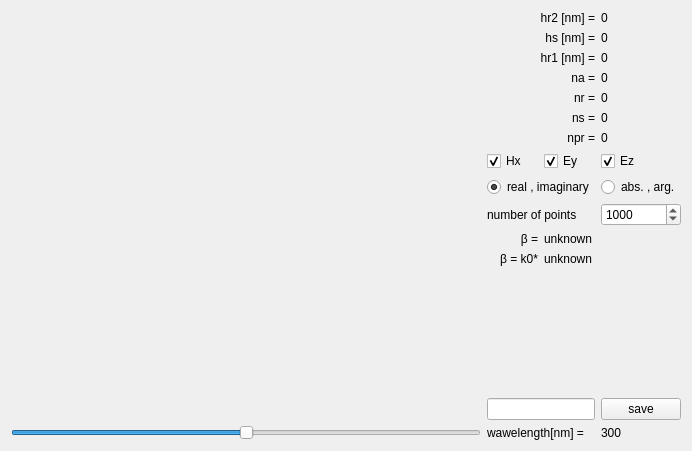
<?xml version="1.0" encoding="UTF-8"?>
<ui version="4.0">
 <class>MainWindow</class>
 <widget class="QMainWindow" name="MainWindow">
  <property name="geometry">
   <rect>
    <x>0</x>
    <y>0</y>
    <width>692</width>
    <height>451</height>
   </rect>
  </property>
  <property name="windowTitle">
   <string>MainWindow</string>
  </property>
  <widget class="QWidget" name="centralWidget">
   <layout class="QGridLayout" name="gridLayout_2">
    <item row="0" column="0">
     <widget class="QWidget" name="chartWidget" native="true">
      <property name="sizePolicy">
       <sizepolicy hsizetype="Expanding" vsizetype="Expanding">
        <horstretch>0</horstretch>
        <verstretch>0</verstretch>
       </sizepolicy>
      </property>
     </widget>
    </item>
    <item row="1" column="0">
     <widget class="QSlider" name="lSlider">
      <property name="toolTip">
       <string>Длина волны света в вакууме.</string>
      </property>
      <property name="minimum">
       <number>2600</number>
      </property>
      <property name="maximum">
       <number>3400</number>
      </property>
      <property name="singleStep">
       <number>1</number>
      </property>
      <property name="value">
       <number>3000</number>
      </property>
      <property name="orientation">
       <enum>Qt::Horizontal</enum>
      </property>
     </widget>
    </item>
    <item row="0" column="1" rowspan="2">
     <layout class="QGridLayout" name="gridLayout">
      <item row="7" column="0">
       <widget class="QCheckBox" name="hxBox">
        <property name="sizePolicy">
         <sizepolicy hsizetype="Minimum" vsizetype="Minimum">
          <horstretch>0</horstretch>
          <verstretch>0</verstretch>
         </sizepolicy>
        </property>
        <property name="toolTip">
         <string>Отображать Hx компоненту на графике. Величина этой компоненты на порядки меньше величин, характеризующих электрическое поле, поэтому её лучше смотреть отдельно от Ey и Ez.</string>
        </property>
        <property name="text">
         <string>Hx</string>
        </property>
        <property name="checked">
         <bool>true</bool>
        </property>
        <attribute name="buttonGroup">
         <string notr="true">buttonGroup</string>
        </attribute>
       </widget>
      </item>
      <item row="7" column="1">
       <widget class="QCheckBox" name="eyBox">
        <property name="sizePolicy">
         <sizepolicy hsizetype="Minimum" vsizetype="Minimum">
          <horstretch>0</horstretch>
          <verstretch>0</verstretch>
         </sizepolicy>
        </property>
        <property name="toolTip">
         <string>Отображать Ey компоненту на графике, она не обязана быть непрерывной.</string>
        </property>
        <property name="text">
         <string>Ey</string>
        </property>
        <property name="checked">
         <bool>true</bool>
        </property>
        <attribute name="buttonGroup">
         <string notr="true">buttonGroup</string>
        </attribute>
       </widget>
      </item>
      <item row="12" column="1">
       <spacer name="verticalSpacer">
        <property name="orientation">
         <enum>Qt::Vertical</enum>
        </property>
        <property name="sizeHint" stdset="0">
         <size>
          <width>20</width>
          <height>40</height>
         </size>
        </property>
       </spacer>
      </item>
      <item row="10" column="0">
       <widget class="QLabel" name="label_9">
        <property name="sizePolicy">
         <sizepolicy hsizetype="Minimum" vsizetype="Minimum">
          <horstretch>0</horstretch>
          <verstretch>0</verstretch>
         </sizepolicy>
        </property>
        <property name="toolTip">
         <string>Величина, соответствующая данной длине волны.</string>
        </property>
        <property name="text">
         <string>β =</string>
        </property>
        <property name="alignment">
         <set>Qt::AlignRight|Qt::AlignTrailing|Qt::AlignVCenter</set>
        </property>
       </widget>
      </item>
      <item row="11" column="0">
       <widget class="QLabel" name="label_11">
        <property name="toolTip">
         <string>Величина, соответствующая данной длине волны и отнесённая к величине к0.</string>
        </property>
        <property name="text">
         <string>β = k0*</string>
        </property>
        <property name="alignment">
         <set>Qt::AlignRight|Qt::AlignTrailing|Qt::AlignVCenter</set>
        </property>
       </widget>
      </item>
      <item row="13" column="2">
       <widget class="QPushButton" name="saveButton">
        <property name="enabled">
         <bool>true</bool>
        </property>
        <property name="sizePolicy">
         <sizepolicy hsizetype="Minimum" vsizetype="Minimum">
          <horstretch>0</horstretch>
          <verstretch>0</verstretch>
         </sizepolicy>
        </property>
        <property name="toolTip">
         <string>Сохранить все отображаемые компоненты в текстовый файл.</string>
        </property>
        <property name="text">
         <string>save</string>
        </property>
        <property name="checkable">
         <bool>false</bool>
        </property>
       </widget>
      </item>
      <item row="13" column="0" colspan="2">
       <widget class="QLineEdit" name="lineEdit">
        <property name="sizePolicy">
         <sizepolicy hsizetype="Minimum" vsizetype="Minimum">
          <horstretch>0</horstretch>
          <verstretch>0</verstretch>
         </sizepolicy>
        </property>
        <property name="toolTip">
         <string>Путь и имя сохраняемого файла.</string>
        </property>
        <property name="text">
         <string/>
        </property>
       </widget>
      </item>
      <item row="14" column="2">
       <widget class="QLabel" name="lLabel">
        <property name="sizePolicy">
         <sizepolicy hsizetype="Minimum" vsizetype="Minimum">
          <horstretch>0</horstretch>
          <verstretch>0</verstretch>
         </sizepolicy>
        </property>
        <property name="toolTip">
         <string>Длина волны света в вакууме.</string>
        </property>
        <property name="text">
         <string>300</string>
        </property>
       </widget>
      </item>
      <item row="14" column="0" colspan="2">
       <widget class="QLabel" name="label">
        <property name="sizePolicy">
         <sizepolicy hsizetype="Minimum" vsizetype="Minimum">
          <horstretch>0</horstretch>
          <verstretch>0</verstretch>
         </sizepolicy>
        </property>
        <property name="toolTip">
         <string>Длина волны света в вакууме.</string>
        </property>
        <property name="text">
         <string>wawelength[nm] = </string>
        </property>
       </widget>
      </item>
      <item row="6" column="2">
       <widget class="QLabel" name="nprLabel">
        <property name="sizePolicy">
         <sizepolicy hsizetype="Minimum" vsizetype="Minimum">
          <horstretch>0</horstretch>
          <verstretch>0</verstretch>
         </sizepolicy>
        </property>
        <property name="toolTip">
         <string>Коэффициент преломления слоя под rail1.</string>
        </property>
        <property name="text">
         <string>0</string>
        </property>
       </widget>
      </item>
      <item row="5" column="2">
       <widget class="QLabel" name="nsLabel">
        <property name="sizePolicy">
         <sizepolicy hsizetype="Minimum" vsizetype="Minimum">
          <horstretch>0</horstretch>
          <verstretch>0</verstretch>
         </sizepolicy>
        </property>
        <property name="toolTip">
         <string>Коэффициент преломления слоя slot.</string>
        </property>
        <property name="text">
         <string>0</string>
        </property>
       </widget>
      </item>
      <item row="4" column="2">
       <widget class="QLabel" name="nrLabel">
        <property name="sizePolicy">
         <sizepolicy hsizetype="Minimum" vsizetype="Minimum">
          <horstretch>0</horstretch>
          <verstretch>0</verstretch>
         </sizepolicy>
        </property>
        <property name="toolTip">
         <string>Коэффициент преломления слоёв rail1, 2.</string>
        </property>
        <property name="text">
         <string>0</string>
        </property>
       </widget>
      </item>
      <item row="3" column="2">
       <widget class="QLabel" name="naLabel">
        <property name="sizePolicy">
         <sizepolicy hsizetype="Minimum" vsizetype="Minimum">
          <horstretch>0</horstretch>
          <verstretch>0</verstretch>
         </sizepolicy>
        </property>
        <property name="toolTip">
         <string>Коэффициент преломления слоя над rail2.</string>
        </property>
        <property name="text">
         <string>0</string>
        </property>
       </widget>
      </item>
      <item row="2" column="2">
       <widget class="QLabel" name="hr1Label">
        <property name="sizePolicy">
         <sizepolicy hsizetype="Minimum" vsizetype="Minimum">
          <horstretch>0</horstretch>
          <verstretch>0</verstretch>
         </sizepolicy>
        </property>
        <property name="toolTip">
         <string>Толщина rail1 слоя.</string>
        </property>
        <property name="text">
         <string>0</string>
        </property>
       </widget>
      </item>
      <item row="1" column="2">
       <widget class="QLabel" name="hsLabel">
        <property name="sizePolicy">
         <sizepolicy hsizetype="Minimum" vsizetype="Minimum">
          <horstretch>0</horstretch>
          <verstretch>0</verstretch>
         </sizepolicy>
        </property>
        <property name="toolTip">
         <string>&lt;html&gt;&lt;head/&gt;&lt;body&gt;&lt;p&gt;Толщина slot слоя.&lt;/p&gt;&lt;/body&gt;&lt;/html&gt;</string>
        </property>
        <property name="text">
         <string>0</string>
        </property>
       </widget>
      </item>
      <item row="0" column="2">
       <widget class="QLabel" name="hr2Label">
        <property name="sizePolicy">
         <sizepolicy hsizetype="Minimum" vsizetype="Minimum">
          <horstretch>0</horstretch>
          <verstretch>0</verstretch>
         </sizepolicy>
        </property>
        <property name="toolTip">
         <string>Толщина rail2 слоя.</string>
        </property>
        <property name="text">
         <string>0</string>
        </property>
       </widget>
      </item>
      <item row="0" column="0" colspan="2">
       <widget class="QLabel" name="label_2">
        <property name="sizePolicy">
         <sizepolicy hsizetype="Minimum" vsizetype="Minimum">
          <horstretch>0</horstretch>
          <verstretch>0</verstretch>
         </sizepolicy>
        </property>
        <property name="toolTip">
         <string>Толщина rail2 слоя.</string>
        </property>
        <property name="text">
         <string>hr2 [nm] =</string>
        </property>
        <property name="alignment">
         <set>Qt::AlignRight|Qt::AlignTrailing|Qt::AlignVCenter</set>
        </property>
       </widget>
      </item>
      <item row="1" column="0" colspan="2">
       <widget class="QLabel" name="label_3">
        <property name="sizePolicy">
         <sizepolicy hsizetype="Minimum" vsizetype="Minimum">
          <horstretch>0</horstretch>
          <verstretch>0</verstretch>
         </sizepolicy>
        </property>
        <property name="toolTip">
         <string>&lt;html&gt;&lt;head/&gt;&lt;body&gt;&lt;p&gt;Толщина slot слоя.&lt;/p&gt;&lt;/body&gt;&lt;/html&gt;</string>
        </property>
        <property name="text">
         <string>hs [nm] =</string>
        </property>
        <property name="alignment">
         <set>Qt::AlignRight|Qt::AlignTrailing|Qt::AlignVCenter</set>
        </property>
       </widget>
      </item>
      <item row="2" column="0" colspan="2">
       <widget class="QLabel" name="label_4">
        <property name="sizePolicy">
         <sizepolicy hsizetype="Minimum" vsizetype="Minimum">
          <horstretch>0</horstretch>
          <verstretch>0</verstretch>
         </sizepolicy>
        </property>
        <property name="toolTip">
         <string>Толщина rail1 слоя.</string>
        </property>
        <property name="text">
         <string>hr1 [nm] =</string>
        </property>
        <property name="alignment">
         <set>Qt::AlignRight|Qt::AlignTrailing|Qt::AlignVCenter</set>
        </property>
       </widget>
      </item>
      <item row="3" column="0" colspan="2">
       <widget class="QLabel" name="label_6">
        <property name="sizePolicy">
         <sizepolicy hsizetype="Minimum" vsizetype="Minimum">
          <horstretch>0</horstretch>
          <verstretch>0</verstretch>
         </sizepolicy>
        </property>
        <property name="toolTip">
         <string>Коэффициент преломления слоя над rail2.</string>
        </property>
        <property name="text">
         <string>na =</string>
        </property>
        <property name="alignment">
         <set>Qt::AlignRight|Qt::AlignTrailing|Qt::AlignVCenter</set>
        </property>
       </widget>
      </item>
      <item row="4" column="0" colspan="2">
       <widget class="QLabel" name="label_7">
        <property name="sizePolicy">
         <sizepolicy hsizetype="Minimum" vsizetype="Minimum">
          <horstretch>0</horstretch>
          <verstretch>0</verstretch>
         </sizepolicy>
        </property>
        <property name="toolTip">
         <string>Коэффициент преломления слоёв rail1, 2.</string>
        </property>
        <property name="text">
         <string>nr =</string>
        </property>
        <property name="alignment">
         <set>Qt::AlignRight|Qt::AlignTrailing|Qt::AlignVCenter</set>
        </property>
       </widget>
      </item>
      <item row="5" column="0" colspan="2">
       <widget class="QLabel" name="label_5">
        <property name="sizePolicy">
         <sizepolicy hsizetype="Minimum" vsizetype="Minimum">
          <horstretch>0</horstretch>
          <verstretch>0</verstretch>
         </sizepolicy>
        </property>
        <property name="toolTip">
         <string>Коэффициент преломления слоя slot.</string>
        </property>
        <property name="text">
         <string>ns =</string>
        </property>
        <property name="alignment">
         <set>Qt::AlignRight|Qt::AlignTrailing|Qt::AlignVCenter</set>
        </property>
       </widget>
      </item>
      <item row="6" column="0" colspan="2">
       <widget class="QLabel" name="label_8">
        <property name="sizePolicy">
         <sizepolicy hsizetype="Minimum" vsizetype="Minimum">
          <horstretch>0</horstretch>
          <verstretch>0</verstretch>
         </sizepolicy>
        </property>
        <property name="toolTip">
         <string>Коэффициент преломления слоя под rail1.</string>
        </property>
        <property name="text">
         <string>npr =</string>
        </property>
        <property name="alignment">
         <set>Qt::AlignRight|Qt::AlignTrailing|Qt::AlignVCenter</set>
        </property>
       </widget>
      </item>
      <item row="7" column="2">
       <widget class="QCheckBox" name="ezBox">
        <property name="sizePolicy">
         <sizepolicy hsizetype="Minimum" vsizetype="Minimum">
          <horstretch>0</horstretch>
          <verstretch>0</verstretch>
         </sizepolicy>
        </property>
        <property name="toolTip">
         <string>Отображать Ez компоненту на графике.</string>
        </property>
        <property name="text">
         <string>Ez</string>
        </property>
        <property name="checkable">
         <bool>true</bool>
        </property>
        <property name="checked">
         <bool>true</bool>
        </property>
        <attribute name="buttonGroup">
         <string notr="true">buttonGroup</string>
        </attribute>
       </widget>
      </item>
      <item row="8" column="2">
       <widget class="QRadioButton" name="aaButton">
        <property name="toolTip">
         <string>Отображать комплексные компоненты в виде модуля величины и её аргумента.</string>
        </property>
        <property name="text">
         <string>abs. , arg.</string>
        </property>
        <attribute name="buttonGroup">
         <string notr="true">switchGroup</string>
        </attribute>
       </widget>
      </item>
      <item row="9" column="2">
       <widget class="QSpinBox" name="pointSpinBox">
        <property name="sizePolicy">
         <sizepolicy hsizetype="Minimum" vsizetype="Minimum">
          <horstretch>0</horstretch>
          <verstretch>0</verstretch>
         </sizepolicy>
        </property>
        <property name="toolTip">
         <string>Число точек, на которое разбивается график по оси у. Увеличение числа точек заметно снижает скорость пересчёта графика.</string>
        </property>
        <property name="minimum">
         <number>10</number>
        </property>
        <property name="maximum">
         <number>100000</number>
        </property>
        <property name="singleStep">
         <number>100</number>
        </property>
        <property name="value">
         <number>1000</number>
        </property>
       </widget>
      </item>
      <item row="10" column="1" colspan="2">
       <widget class="QLabel" name="betaLabel">
        <property name="sizePolicy">
         <sizepolicy hsizetype="Minimum" vsizetype="Minimum">
          <horstretch>0</horstretch>
          <verstretch>0</verstretch>
         </sizepolicy>
        </property>
        <property name="toolTip">
         <string>Величина, соответствующая данной длине волны.</string>
        </property>
        <property name="text">
         <string>unknown</string>
        </property>
       </widget>
      </item>
      <item row="11" column="1" colspan="2">
       <widget class="QLabel" name="b2Label">
        <property name="toolTip">
         <string>Величина, соответствующая данной длине волны и отнесённая к величине к0.</string>
        </property>
        <property name="text">
         <string>unknown</string>
        </property>
       </widget>
      </item>
      <item row="8" column="0" colspan="2">
       <widget class="QRadioButton" name="riButton">
        <property name="toolTip">
         <string>Отображать комплексные компоненты в виде отдельных графиков для мнимой и целой частей.</string>
        </property>
        <property name="text">
         <string>real , imaginary</string>
        </property>
        <property name="checked">
         <bool>true</bool>
        </property>
        <attribute name="buttonGroup">
         <string notr="true">switchGroup</string>
        </attribute>
       </widget>
      </item>
      <item row="9" column="0" colspan="2">
       <widget class="QLabel" name="label_10">
        <property name="sizePolicy">
         <sizepolicy hsizetype="Minimum" vsizetype="Minimum">
          <horstretch>0</horstretch>
          <verstretch>0</verstretch>
         </sizepolicy>
        </property>
        <property name="toolTip">
         <string>Число точек, на которое разбивается график по оси у. Увеличение числа точек заметно снижает скорость пересчёта графика.</string>
        </property>
        <property name="text">
         <string>number of points</string>
        </property>
       </widget>
      </item>
     </layout>
    </item>
   </layout>
  </widget>
 </widget>
 <layoutdefault spacing="6" margin="11"/>
 <resources/>
 <connections/>
 <buttongroups>
  <buttongroup name="buttonGroup">
   <property name="exclusive">
    <bool>false</bool>
   </property>
  </buttongroup>
  <buttongroup name="switchGroup"/>
 </buttongroups>
</ui>
